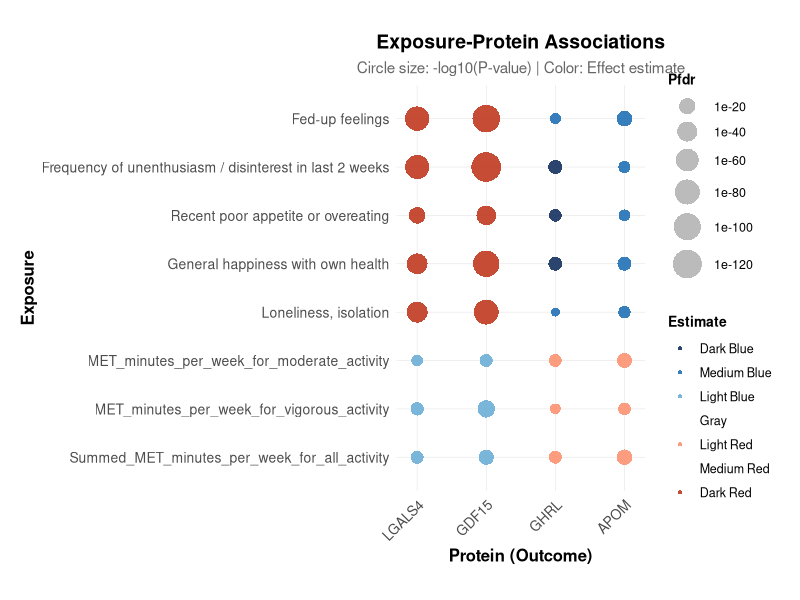
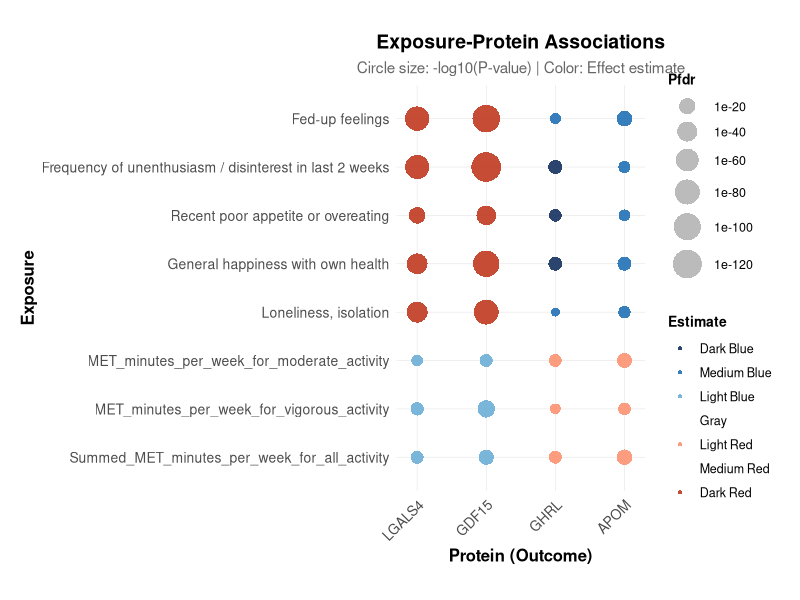

Recreate these plots in R, in order.
# =============================
# 1. Load required libraries
# =============================
library(readxl)
library(ggplot2)
library(tidyr)
library(dplyr)
library(stringr)

# =============================
# 2. Read data
# =============================
phewas_data <- read_excel("./data/data-F6.xlsx", sheet = "Sheet1")

# =============================
# 3. Filter categories
# =============================
phewas_data <- subset(
  phewas_data,
  Category %in% c("Food intake", "Lifestyles", "Psychosocial factors")
)

# =============================
# 4. Remove specified exposures
# =============================
strings_to_remove <- c(
  "No, I have not had this happen to me",
  "Above_moderate_vigorous_walking_recommendation",
  "Leisure_social_activities_binary",
  "Liking for taking the stairs",
  "Recent feelings of tiredness or low energy",
  "Difficulty with being emotionally affected by health problems",
  "Difficulty with standing for long periods",
  "Difficulty with doing your day-to-day work",
  "Frequency of depressed mood in last 2 weeks",
  "Difficulty with walking a long distance",
  "Difficulty with taking care of household responsibilities",
  "Frequency of tiredness / lethargy in last 2 weeks",
  "Difficulty with washing whole body",
  "Difficulty with getting dressed",
  "Health satisfaction"
)

phewas_data <- phewas_data %>%
  filter(!str_detect(exprosure1, paste(strings_to_remove, collapse = "|")))

# =============================
# 5. FDR correction
# =============================
phewas_data <- phewas_data %>%
  group_by(outcome) %>%
  mutate(fdr_2 = p.adjust(pvalue, method = "fdr")) %>%
  ungroup()

# =============================
# 6. Filter target exposures
# =============================
target_exposures <- c(
  "Fed-up feelings",
  "Frequency of unenthusiasm / disinterest in last 2 weeks",
  "Recent poor appetite or overeating",
  "General happiness with own health",
  "Loneliness, isolation",
  "MET_minutes_per_week_for_moderate_activity",
  "MET_minutes_per_week_for_vigorous_activity",
  "Summed_MET_minutes_per_week_for_all_activity"
)

filtered_data <- phewas_data[phewas_data$exprosure1 %in% target_exposures, ]
filtered_data$fdr_2 <- as.numeric(filtered_data$fdr_2)

filtered_data <- filtered_data %>%
  mutate(
    neg_log10_pval = -log10(fdr_2),
    point_size = neg_log10_pval
  )

# =============================
# 7. Create color groups
# =============================
filtered_data <- filtered_data %>%
  mutate(
    color_group = case_when(
      estimate < -0.05 ~ "Dark Blue",
      estimate >= -0.05 & estimate < -0.01 ~ "Medium Blue",
      estimate >= -0.01 & estimate < 0 ~ "Light Blue",
      estimate == 0 ~ "Gray",
      estimate > 0 & estimate <= 0.01 ~ "Light Red",
      estimate > 0.01 & estimate <= 0.05 ~ "Medium Red",
      estimate > 0.05 ~ "Dark Red"
    ),
    color_group = factor(
      color_group,
      levels = c(
        "Dark Blue", "Medium Blue", "Light Blue",
        "Gray", "Light Red", "Medium Red", "Dark Red"
      )
    )
  )

# =============================
# 8. Set factor levels
# =============================
filtered_data$outcome <- factor(
  filtered_data$outcome,
  levels = c("LGALS4", "GDF15", "GHRL", "APOM")
)

filtered_data$exprosure1 <- factor(
  filtered_data$exprosure1,
  levels = c(
    "Summed_MET_minutes_per_week_for_all_activity",
    "MET_minutes_per_week_for_vigorous_activity",
    "MET_minutes_per_week_for_moderate_activity",
    "Loneliness, isolation",
    "General happiness with own health",
    "Recent poor appetite or overeating",
    "Frequency of unenthusiasm / disinterest in last 2 weeks",
    "Fed-up feelings"
  )
)

# =============================
# 9. Plot
# =============================
p <- ggplot(filtered_data, aes(x = outcome, y = exprosure1)) +
  geom_point(
    aes(size = neg_log10_pval, fill = color_group),
    shape = 21,
    color = "white",
    stroke = 0,
    alpha = 0.9
  ) +
  theme_minimal() +
  theme(
    panel.grid.major = element_line(color = "gray90", linewidth = 0.2),
    panel.grid.minor = element_line(color = "gray95", linewidth = 0.1),
    panel.background = element_rect(fill = "white", color = NA),
    axis.text.x = element_text(angle = 45, hjust = 1, vjust = 1, size = 10),
    axis.text.y = element_text(size = 10),
    axis.title = element_text(size = 12, face = "bold"),
    plot.title = element_text(hjust = 0.5, face = "bold", size = 14),
    plot.subtitle = element_text(hjust = 0.5, size = 11, color = "gray40"),
    legend.title = element_text(face = "bold", size = 10),
    legend.text = element_text(size = 9),
    legend.position = "right",
    legend.box = "vertical",
    plot.margin = margin(15, 15, 15, 15)
  ) +
  scale_fill_manual(
    values = c(
      "Dark Blue" = "#16315E",
      "Medium Blue" = "#2171B5",
      "Light Blue" = "#6BAED6",
      "Gray" = "#D3D3D3",
      "Light Red" = "#FC9272",
      "Medium Red" = "#EF3B2C",
      "Dark Red" = "#C13920"
    ),
    name = "Estimate",
    drop = FALSE
  ) +
  scale_size_continuous(
    range = c(3, 10),
    breaks = function(x) {
      pretty_range <- pretty(x, n = 5)
      pretty_range[pretty_range > 0]
    },
    labels = function(x) {
      sapply(x, function(val) {
        if (val <= 0) return("")
        format(10^(-val), scientific = TRUE, digits = 1)
      })
    },
    name = "Pfdr",
    guide = guide_legend(override.aes = list(fill = "gray70"))
  ) +
  labs(
    x = "Protein (Outcome)",
    y = "Exposure",
    title = "Exposure-Protein Associations",
    subtitle = "Circle size: -log10(P-value) | Color: Effect estimate"
  ) +
  coord_fixed(ratio = 0.7) +
  scale_x_discrete(expand = expansion(mult = 0.1)) +
  scale_y_discrete(expand = expansion(mult = 0.1))

print(p)

# =============================
# 10. Save figure
# =============================
ggsave(
  "./plot/dot_plot.pdf",
  plot = p,
  width = 8,
  height = 2,
  dpi = 300
)
